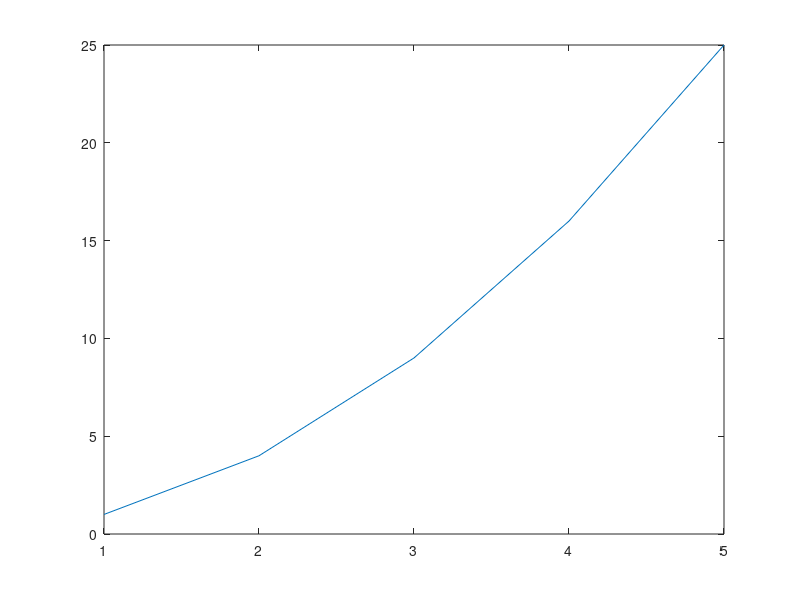
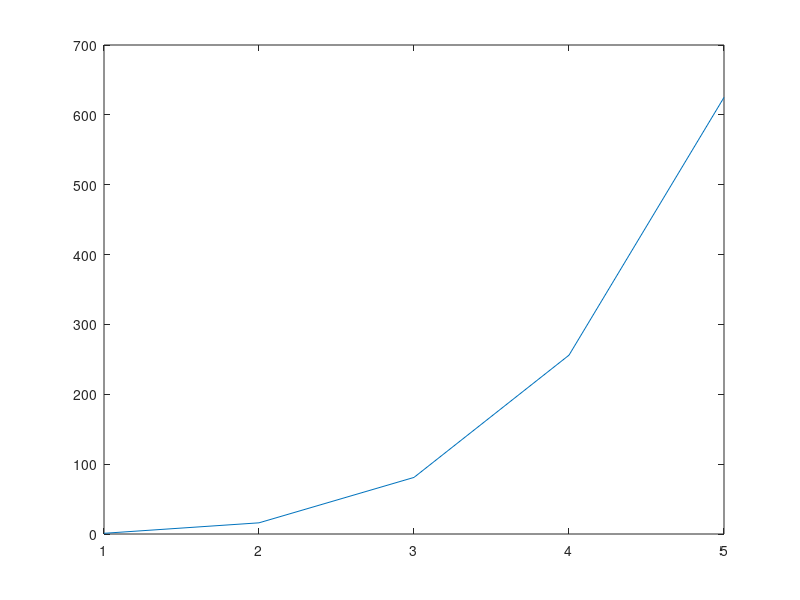
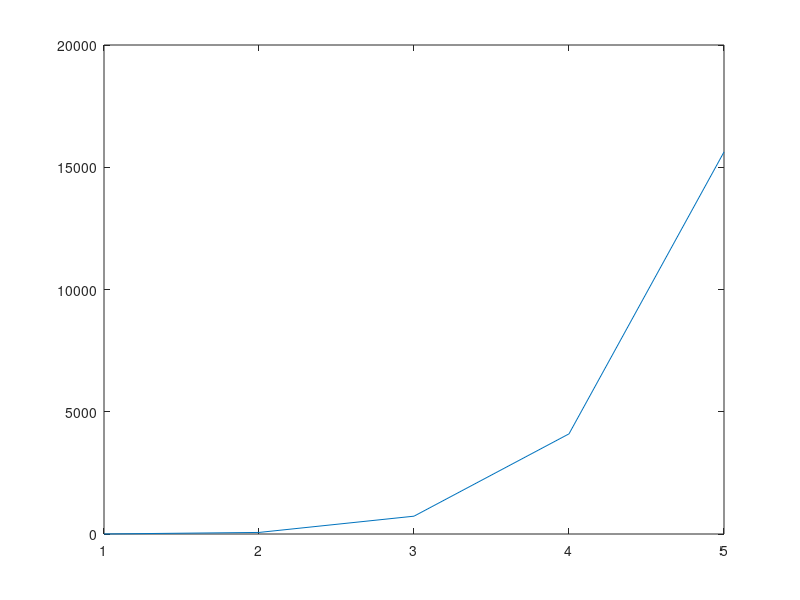
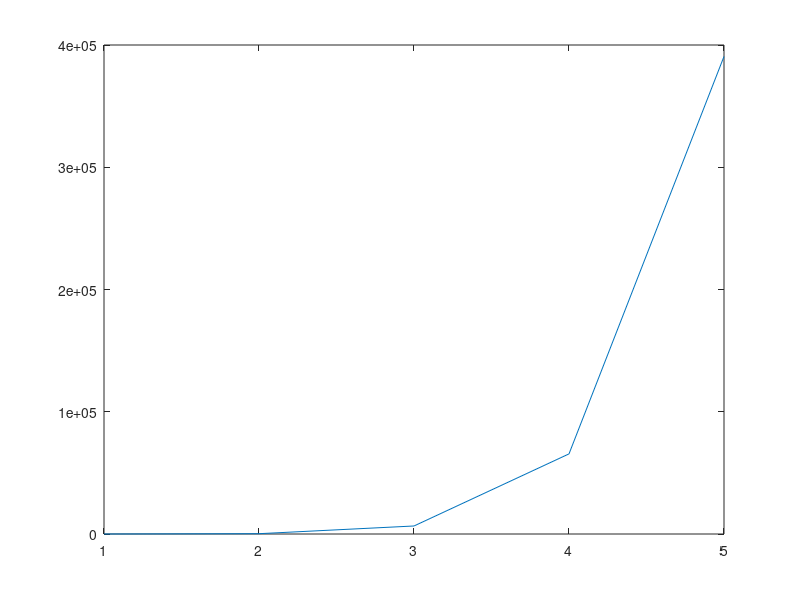

Write the MATLAB code that produced these figures, in order.
% Family Graphs
% December 7, 2018

clc;
close all;

x = [1 2 3 4 5];
y1 = 1;
y2 = x.^2;
y3 = x.^4;
y4 = x.^6;
y5 = x.^8;

% figure 2 is x^2
figure
plot(x,y2)

% figure 3 is x^4
figure
plot(x,y3)

% figure 4 is x^6
figure
plot(x,y4)

% figure 5 is x^8
figure
plot(x,y5)